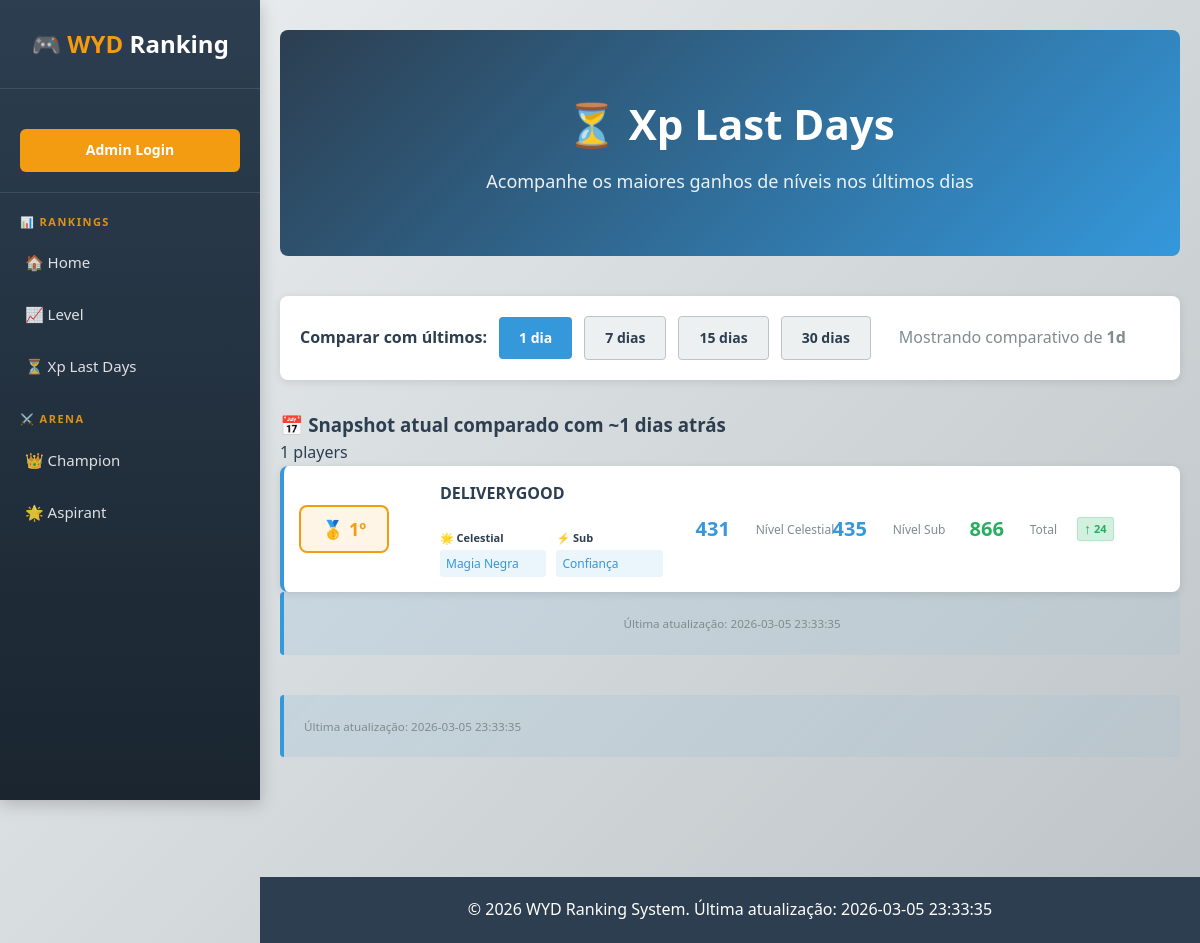
Screenshot of /xp-evolution?days=1 with the database file from the repository.
### app/models.py (models this page shows)
class LevelRankingHistory(Base):
    __tablename__ = "level_ranking_history"
    id = Column(Integer, primary_key=True)
    player_id = Column(Integer, ForeignKey("players.id", ondelete="CASCADE"))
    player_name = Column(String(100), nullable=False)
    rank_position = Column(Integer)  # Posição no ranking
    level_total = Column(Integer)
    points = Column(Integer)
    level_celestial = Column(Integer)
    level_subclass = Column(Integer)
    celestial_lineage_name = Column(String(100))
    subclass_lineage_name = Column(String(100))
    recorded_at = Column(DateTime(timezone=True), server_default=func.now(), index=True)
    player = relationship("Player", foreign_keys=[player_id])

### app/main.py (the view)
@app.get("/xp-evolution")
def xp_evolution(request: Request, days: int = 7):
    from app.services.ranking_history_service import (
        get_top_level_gainers_for_range,
    )
    if days not in (1, 7, 15, 30):
        days = 7
    session = SessionLocal()
    try:
        players = get_top_level_gainers_for_range(session, days, limit=500)
        return templates.TemplateResponse("ranking_history.html", {
            "request": request,
            "last_update": data_store.last_update,
            "user": get_current_user(request),
            "players": players,
            "days": days,
            "total_snapshots": 0,
        })
    finally:
        session.close()

### app/templates/ranking_history.html (shortened to what this page needs)
{% extends "base.html" %}
{% import 'components.html' as components %}
{% block hero %}
<div class="hero">
    <h1>⏳ Xp Last Days</h1>
    <p>Acompanhe os maiores ganhos de níveis nos últimos dias</p>
</div>
{% endblock %}
{% block content %}
<div class="filters-section">
    <div style="display:flex; gap:12px; align-items:center; flex-wrap: wrap;">
        <label style="font-weight:600;">Comparar com últimos:</label>
        <a href="/xp-evolution?days=1" class="btn {% if days == 1 %}btn-primary{% else %}btn-secondary{% endif %}">1 dia</a>
        <a href="/xp-evolution?days=7" class="btn {% if days == 7 %}btn-primary{% else %}btn-secondary{% endif %}">7 dias</a>
        <a href="/xp-evolution?days=15" class="btn {% if days == 15 %}btn-primary{% else %}btn-secondary{% endif %}">15 dias</a>
        <a href="/xp-evolution?days=30" class="btn {% if days == 30 %}btn-primary{% else %}btn-secondary{% endif %}">30 dias</a>
        <span style="margin-left:16px; color:var(--light-text);">Mostrando comparativo de <strong>{{ days }}d</strong></span>
    </div>
</div>
{% if players %}
<div class="snapshot-card">
    <div class="snapshot-header">
        <h3>📅 Snapshot atual comparado com ~{{ days }} dias atrás</h3>
        <span class="player-count">{{ players|length }} players</span>
    </div>
    <div class="ranking-container">
        {% for p in players %}
        <div class="player-item">
            <div style="display:flex; align-items:center; gap:8px;">
                <div class="rank-badge">
                    {% if loop.index == 1 %}
                    🥇 {{ loop.index }}º
                    {% elif loop.index == 2 %}
                    🥈 {{ loop.index }}º
                    {% elif loop.index == 3 %}
                    🥉 {{ loop.index }}º
                    {% else %}
                    #{{ loop.index }}
                    {% endif %}
                </div>
            </div>
            <div>
                <div class="player-name">{{ p.name }}</div>
                {{ components.render_lineages(p.celestial_lineage, p.subclass_lineage) }}
            </div>
            <div style="display:flex; align-items:center; gap:8px;">
                {{ components.render_stat(p.level_celestial, 'Nível Celestial') }}
            </div>
            <div style="display:flex; align-items:center; gap:8px;">
                {{ components.render_stat(p.level_subclass, 'Nível Sub') }}
            </div>
            <div style="display:flex; align-items:center; gap:8px;">
                {{ components.render_stat(p.level_total, 'Total', '--success-color') }}
                {% if p.level_active %}
                    {{ components.render_level_change_indicator(p.level_change, p.level_arrow, p.level_active) }}
                {% endif %}
            </div>
        </div>
        {% endfor %}
    </div>
</div>
{% endif %}
<div class="info-box">
    <p style="text-align: center; margin: 0;">
        <small style="color: var(--light-text);">Última atualização: {{ last_update }}</small>
    </p>
</div>
{% endblock %}

### app/templates/components.html (shortened to what this page needs)
{% macro render_lineages(lineage_celestial, lineage_subclass) %}
<div class="player-lineages">
    <div class="lineage-info">
        <div class="lineage-label">🌟 Celestial</div>
        <div class="lineage-name">{{ lineage_celestial or 'Desconhecida' }}</div>
    </div>
    <div class="lineage-info">
        <div class="lineage-label">⚡ Sub</div>
        <div class="lineage-name">{{ lineage_subclass or 'Desconhecida' }}</div>
    </div>
</div>
{% endmacro %}
{% macro render_stat(value, label, color="--secondary-color") %}
<div class="player-stat">
    <div class="player-stat-value" {% if color %}style="color: var({{ color }});"{% endif %}>{{ value or 0 }}</div>
    <div class="player-stat-label">{{ label }}</div>
</div>
{% endmacro %}
{% macro render_level_change_indicator(change_value, arrow, active=False) %}
{% if active %}
<span class="level-change-indicator {% if change_value > 0 %}positive{% else %}negative{% endif %}" title="Mudança de {{ change_value }}">
    <span class="arrow">{{ arrow }}</span>
    <span class="value">{{ change_value|abs }}</span>
</span>
{% endif %}
{% endmacro %}

### rows the page displays
LevelRankingHistory: name "DELIVERYGOOD", celestial_lineage_name "Magia Negra", subclass_lineage_name "Confiança", level_celestial "431 435 866", label "Nível Celestial Nível Sub Total", arrow "↑", change_value "24"

### other values shown
{{ days }} "1"
{{ players|length }} "1"
{{ last_update }} "2026-03-05 23:33:35"
